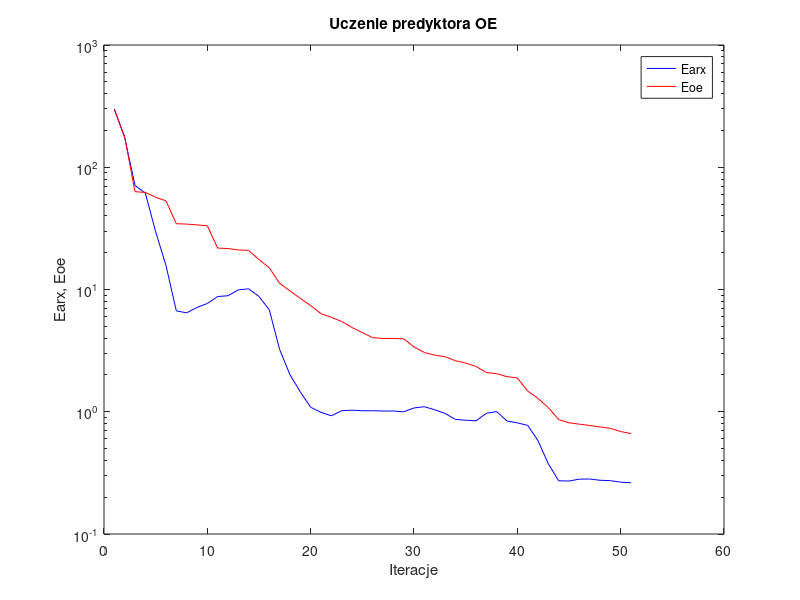
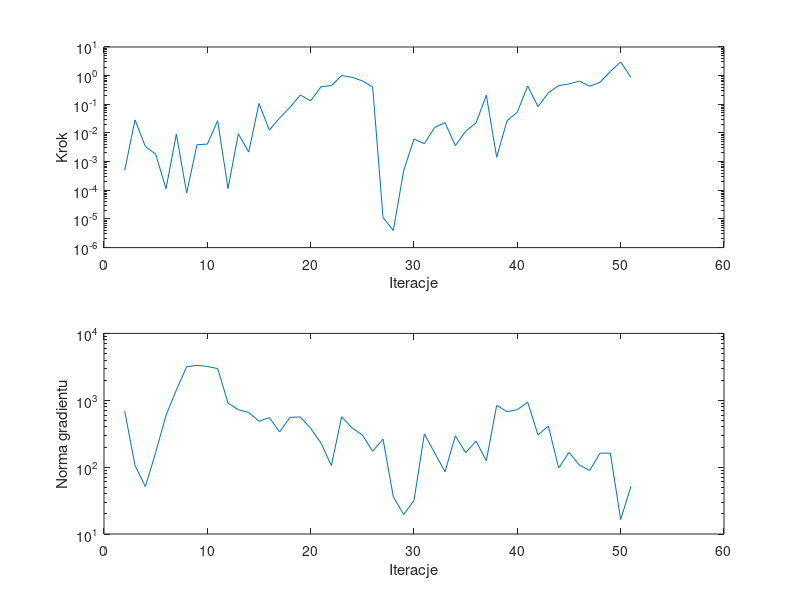

These figures' MATLAB source, in order:
%uczenie predyktora oe
clear all;
n=0; farx(n+1)=2.966553e+002; foe(n+1)=2.998251e+002; wspucz(n+1)=0.000000e+000; ng(n+1)=0.000000e+000;
%odnowa zmiennej metryki
n=1; farx(n+1)=1.753439e+002; foe(n+1)=1.771151e+002; krok(n+1)=4.927090e-004; ng(n+1)=6.948907e+002;
n=2; farx(n+1)=7.099629e+001; foe(n+1)=6.315697e+001; krok(n+1)=2.847182e-002; ng(n+1)=1.060140e+002;
n=3; farx(n+1)=6.149167e+001; foe(n+1)=6.224586e+001; krok(n+1)=3.400118e-003; ng(n+1)=5.112716e+001;
n=4; farx(n+1)=2.962170e+001; foe(n+1)=5.681639e+001; krok(n+1)=1.812955e-003; ng(n+1)=1.653815e+002;
n=5; farx(n+1)=1.569222e+001; foe(n+1)=5.309515e+001; krok(n+1)=1.133097e-004; ng(n+1)=5.943308e+002;
n=6; farx(n+1)=6.688293e+000; foe(n+1)=3.454116e+001; krok(n+1)=8.996953e-003; ng(n+1)=1.422025e+003;
n=7; farx(n+1)=6.441709e+000; foe(n+1)=3.427524e+001; krok(n+1)=8.074766e-005; ng(n+1)=3.171565e+003;
n=8; farx(n+1)=7.131595e+000; foe(n+1)=3.378033e+001; krok(n+1)=3.891067e-003; ng(n+1)=3.327067e+003;
n=9; farx(n+1)=7.688157e+000; foe(n+1)=3.321730e+001; krok(n+1)=4.087375e-003; ng(n+1)=3.206807e+003;
n=10; farx(n+1)=8.759154e+000; foe(n+1)=2.181416e+001; krok(n+1)=2.680031e-002; ng(n+1)=2.975721e+003;
n=11; farx(n+1)=8.891390e+000; foe(n+1)=2.164106e+001; krok(n+1)=1.154043e-004; ng(n+1)=9.081416e+002;
n=12; farx(n+1)=9.931006e+000; foe(n+1)=2.107717e+001; krok(n+1)=9.275724e-003; ng(n+1)=7.218818e+002;
n=13; farx(n+1)=1.013015e+001; foe(n+1)=2.087300e+001; krok(n+1)=2.156451e-003; ng(n+1)=6.586390e+002;
n=14; farx(n+1)=8.766188e+000; foe(n+1)=1.757779e+001; krok(n+1)=1.067078e-001; ng(n+1)=4.857225e+002;
n=15; farx(n+1)=6.809869e+000; foe(n+1)=1.505104e+001; krok(n+1)=1.258748e-002; ng(n+1)=5.503908e+002;
n=16; farx(n+1)=3.224192e+000; foe(n+1)=1.122053e+001; krok(n+1)=3.351559e-002; ng(n+1)=3.361643e+002;
n=17; farx(n+1)=2.006070e+000; foe(n+1)=9.741467e+000; krok(n+1)=7.853583e-002; ng(n+1)=5.556992e+002;
n=18; farx(n+1)=1.452807e+000; foe(n+1)=8.445930e+000; krok(n+1)=2.114442e-001; ng(n+1)=5.629332e+002;
n=19; farx(n+1)=1.088053e+000; foe(n+1)=7.382440e+000; krok(n+1)=1.320406e-001; ng(n+1)=3.816613e+002;
n=20; farx(n+1)=9.889679e-001; foe(n+1)=6.346648e+000; krok(n+1)=4.089939e-001; ng(n+1)=2.285492e+002;
n=21; farx(n+1)=9.266565e-001; foe(n+1)=5.919471e+000; krok(n+1)=4.500546e-001; ng(n+1)=1.056218e+002;
n=22; farx(n+1)=1.019251e+000; foe(n+1)=5.477045e+000; krok(n+1)=1.002692e+000; ng(n+1)=5.676812e+002;
n=23; farx(n+1)=1.030441e+000; foe(n+1)=4.887605e+000; krok(n+1)=8.812124e-001; ng(n+1)=3.856580e+002;
n=24; farx(n+1)=1.019221e+000; foe(n+1)=4.440086e+000; krok(n+1)=6.553300e-001; ng(n+1)=3.033139e+002;
n=25; farx(n+1)=1.019376e+000; foe(n+1)=4.039369e+000; krok(n+1)=4.014974e-001; ng(n+1)=1.728470e+002;
%odnowa zmiennej metryki
n=26; farx(n+1)=1.013915e+000; foe(n+1)=3.976780e+000; krok(n+1)=1.127096e-005; ng(n+1)=2.624745e+002;
n=27; farx(n+1)=1.013856e+000; foe(n+1)=3.976117e+000; krok(n+1)=3.969171e-006; ng(n+1)=3.596136e+001;
n=28; farx(n+1)=9.992338e-001; foe(n+1)=3.953415e+000; krok(n+1)=4.838390e-004; ng(n+1)=1.953411e+001;
n=29; farx(n+1)=1.073790e+000; foe(n+1)=3.392137e+000; krok(n+1)=6.130766e-003; ng(n+1)=3.178744e+001;
n=30; farx(n+1)=1.099997e+000; foe(n+1)=3.052112e+000; krok(n+1)=4.234033e-003; ng(n+1)=3.129252e+002;
n=31; farx(n+1)=1.037722e+000; foe(n+1)=2.905901e+000; krok(n+1)=1.556427e-002; ng(n+1)=1.632548e+002;
n=32; farx(n+1)=9.693619e-001; foe(n+1)=2.821931e+000; krok(n+1)=2.284436e-002; ng(n+1)=8.529128e+001;
n=33; farx(n+1)=8.662282e-001; foe(n+1)=2.615208e+000; krok(n+1)=3.621201e-003; ng(n+1)=2.941400e+002;
n=34; farx(n+1)=8.527118e-001; foe(n+1)=2.502546e+000; krok(n+1)=1.142218e-002; ng(n+1)=1.639938e+002;
n=35; farx(n+1)=8.427457e-001; foe(n+1)=2.349402e+000; krok(n+1)=2.223039e-002; ng(n+1)=2.461659e+002;
n=36; farx(n+1)=9.710057e-001; foe(n+1)=2.092826e+000; krok(n+1)=2.075249e-001; ng(n+1)=1.245378e+002;
n=37; farx(n+1)=1.004119e+000; foe(n+1)=2.049140e+000; krok(n+1)=1.427772e-003; ng(n+1)=8.377229e+002;
n=38; farx(n+1)=8.403950e-001; foe(n+1)=1.936656e+000; krok(n+1)=2.667694e-002; ng(n+1)=6.754555e+002;
n=39; farx(n+1)=8.112606e-001; foe(n+1)=1.890385e+000; krok(n+1)=5.335388e-002; ng(n+1)=7.232157e+002;
n=40; farx(n+1)=7.738785e-001; foe(n+1)=1.477228e+000; krok(n+1)=4.372988e-001; ng(n+1)=9.376188e+002;
n=41; farx(n+1)=5.802980e-001; foe(n+1)=1.284602e+000; krok(n+1)=8.277891e-002; ng(n+1)=3.034116e+002;
n=42; farx(n+1)=3.749672e-001; foe(n+1)=1.080795e+000; krok(n+1)=2.515191e-001; ng(n+1)=4.112568e+002;
n=43; farx(n+1)=2.725869e-001; foe(n+1)=8.633120e-001; krok(n+1)=4.500546e-001; ng(n+1)=9.702184e+001;
n=44; farx(n+1)=2.711344e-001; foe(n+1)=8.122873e-001; krok(n+1)=5.114232e-001; ng(n+1)=1.659956e+002;
n=45; farx(n+1)=2.810233e-001; foe(n+1)=7.915774e-001; krok(n+1)=6.480438e-001; ng(n+1)=1.074943e+002;
n=46; farx(n+1)=2.817484e-001; foe(n+1)=7.725858e-001; krok(n+1)=4.268310e-001; ng(n+1)=8.925553e+001;
n=47; farx(n+1)=2.751674e-001; foe(n+1)=7.508698e-001; krok(n+1)=5.861088e-001; ng(n+1)=1.615055e+002;
n=48; farx(n+1)=2.732889e-001; foe(n+1)=7.315799e-001; krok(n+1)=1.402391e+000; ng(n+1)=1.619781e+002;
n=49; farx(n+1)=2.653916e-001; foe(n+1)=6.889010e-001; krok(n+1)=3.010110e+000; ng(n+1)=1.649480e+001;
n=50; farx(n+1)=2.626802e-001; foe(n+1)=6.629260e-001; krok(n+1)=8.649503e-001; ng(n+1)=5.180698e+001;

figure; semilogy(farx,'b'); hold on; semilogy(foe,'r'); xlabel('Iteracje'); ylabel('Earx, Eoe'); legend('Earx','Eoe'); title('Uczenie predyktora OE');
figure; subplot(2,1,1); semilogy(krok); xlabel('Iteracje'); ylabel('Krok');
subplot(2,1,2); semilogy(ng); xlabel('Iteracje'); ylabel('Norma gradientu');
Earx=farx(n+1)
Eoe=foe(n+1)
